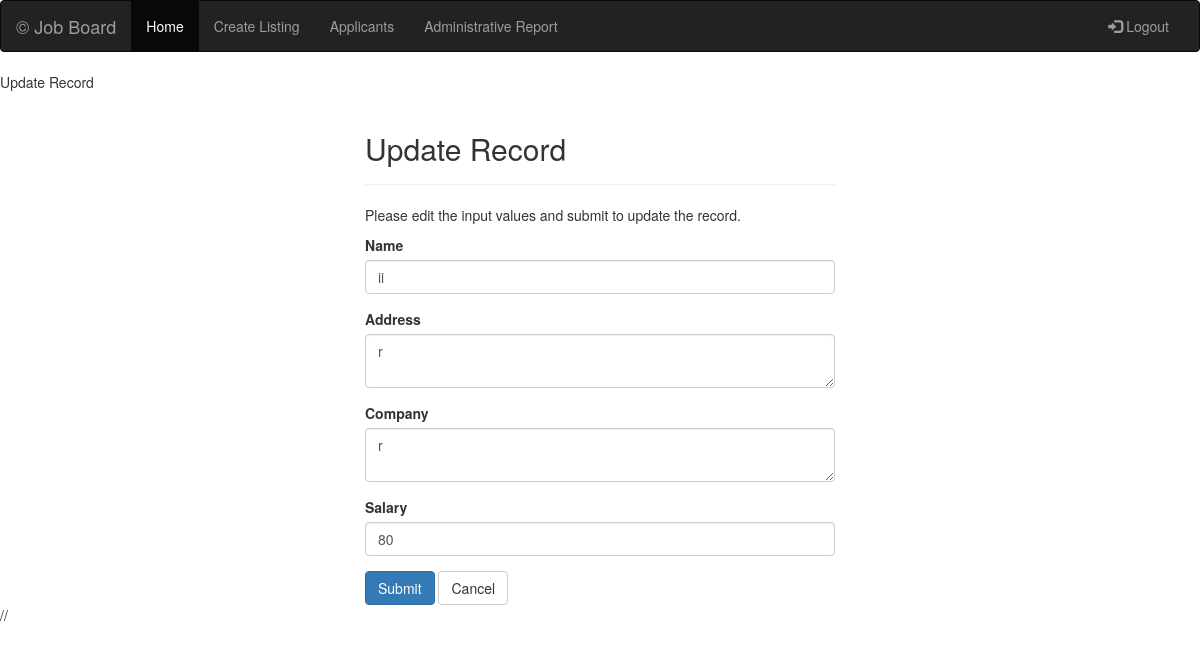
Page /jobapp/recruiter/update.php?id=24 on the committed database.
### tables this page shows
CREATE TABLE `Job_Opening` (
  `id` int(50) NOT NULL,
  `name` varchar(255) NOT NULL,
  `description` varchar(10000) NOT NULL,
  `address` varchar(100) NOT NULL,
  `company` varchar(100) NOT NULL,
  `salary` varchar(100) NOT NULL,
  `sc_email` varchar(100) NOT NULL,
  `Date` timestamp NULL DEFAULT CURRENT_TIMESTAMP,
  `Field` varchar(20) DEFAULT NULL,
  `State` varchar(2) DEFAULT NULL,
  `Education` varchar(15) NOT NULL
);

### jobapp/recruiter/update.php (the view, shortened to what this page needs)
<?php include 'inc/rheader2.php' ?>
<?php
require_once "config.php";
$name = $address = $company = $salary = "";
$name_err = $address_err = $company_err = $salary_err = "";
if(isset($_POST["id"]) && !empty($_POST["id"])){
    $id = $_POST["id"];
    $input_name = trim($_POST["name"]);
    if(empty($input_name)){
        $name_err = "Please enter a name.";
    } elseif(!filter_var($input_name, FILTER_VALIDATE_REGEXP, array("options"=>array("regexp"=>"/^[a-zA-Z\s]+$/")))){
        $name_err = "Please enter a valid name.";
    } else{
        $name = $input_name;
    }
    $input_address = trim($_POST["address"]);
    if(empty($input_address)){
        $address_err = "Please enter the salary amount.";
    } elseif(!ctype_digit($input_address)){
        $address_err = "Please enter a positive integer value.";
    } else{
        $address = $input_address;
    }
   $input_salary = trim($_POST["salary"]);
   if(empty($input_salary)){
       $salary_err = "Please enter the salary amount.";
   } elseif(!ctype_digit($input_salary)){
       $salary_err = "Please enter a positive integer value.";
   } else{
       $salary = $input_salary;
   }
   $input_company = trim($_POST["company"]);
    if(empty($input_company)){
        $company_err = "Please enter a Company name.";
    } else{
        $company = $input_company;
    }
    if(empty($name_err)  && empty($address_err) && empty($salary_err) && empty($company_err)){
        $sql = "UPDATE Job_Opening SET name=?, address=?, company=?, salary=? WHERE id=?";
        if($stmt = mysqli_prepare($link, $sql)){
            mysqli_stmt_bind_param($stmt, "sssi", $param_name,  $param_address, $param_company, $param_salary, $param_id);
            $param_name = $name;
            $param_address = $address;
            $param_company = $company;
            $param_salary = $salary;
            $param_id = $id;
            if(mysqli_stmt_execute($stmt)){
                header("location: ind.php");
                exit();
            } else{
                echo "Something went wrong. Please try again later.";
            }
        }
        mysqli_stmt_close($stmt);
    }
    mysqli_close($link);
} else{
    if(isset($_GET["id"]) && !empty(trim($_GET["id"]))){
        $sql = "SELECT * FROM Job_Opening WHERE id = ?";
        if($stmt = mysqli_prepare($link, $sql)){
            mysqli_stmt_bind_param($stmt, "i", $param_id);
            if(mysqli_stmt_execute($stmt)){
                $result = mysqli_stmt_get_result($stmt);
                if(mysqli_num_rows($result) == 1){
                    $row = mysqli_fetch_array($result, MYSQLI_ASSOC);
                    $name = $row["name"];
                    $address = $row["address"];
                    $company = $row["company"];
                    $salary = $row["salary"];
                } else{
                    header("location: error.php");
                    exit();
                }
            } else{
                echo "Oops! Something went wrong. Please try again later.";
            }
        }
    }  else{
        header("location: error.php");
        exit();
    }
}
?>
<!DOCTYPE html>
<html lang="en">
<head>
    <name>Update Record</name>
    <link rel="stylesheet" href="https://maxcdn.bootstrapcdn.com/bootstrap/3.3.7/css/bootstrap.css">
</head>
<body>
    <div class="wrapper">
        <div class="container-fluid">
            <div class="row">
                <div class="col-md-12">
                    <div class="page-header">
                        <h2>Update Record</h2>
                    </div>
                    <p>Please edit the input values and submit to update the record.</p>
                                        <form action="<?php echo htmlspecialchars($_SERVER["PHP_SELF"]); ?>" method="post">
                                            <div class="form-group <?php echo (!empty($name_err)) ? 'has-error' : ''; ?>">
                                                <label>Name</label>
                                                <input type="text" name="name" class="form-control" value="<?php echo $name; ?>">
                                            </div>
                                            <div class="form-group <?php echo (!empty($address_err)) ? 'has-error' : ''; ?>">
                                                <label>Address</label>
                                                <textarea name="address" class="form-control"><?php echo $address; ?></textarea>
                                            </div>
                                            <div class="form-group <?php echo (!empty($company_err)) ? 'has-error' : ''; ?>">
                                                <label>Company</label>
                                                <textarea name="company" class="form-control"><?php echo $company; ?></textarea>
                                            </div>
                                            <div class="form-group <?php echo (!empty($salary_err)) ? 'has-error' : ''; ?>">
                                                <label>Salary</label>
                                                <input type="text" name="salary" class="form-control" value="<?php echo $salary; ?>">
                                            </div>
                        <input type="submit" class="btn btn-primary" value="Submit">
                        <a href="ind.php" class="btn btn-default">Cancel</a>
                    </form>
                </div>
            </div>
        </div>
    </div>
</body>
</html>

### jobapp/recruiter/update.php (style rules this page uses)
.wrapper { width: 500px; margin: 0 auto; }

### rows in the picture
job_opening: name "ii", address "r", company "r", salary "80"
